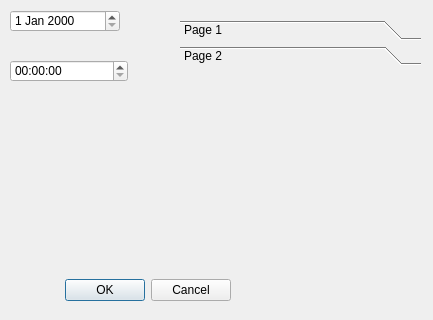
<?xml version="1.0" encoding="UTF-8"?>
<ui version="4.0">
 <class>Dialog</class>
 <widget class="QDialog" name="Dialog">
  <property name="geometry">
   <rect>
    <x>0</x>
    <y>0</y>
    <width>433</width>
    <height>320</height>
   </rect>
  </property>
  <property name="windowTitle">
   <string>Dialog</string>
  </property>
  <widget class="QDialogButtonBox" name="buttonBox">
   <property name="geometry">
    <rect>
     <x>10</x>
     <y>270</y>
     <width>221</width>
     <height>41</height>
    </rect>
   </property>
   <property name="orientation">
    <enum>Qt::Horizontal</enum>
   </property>
   <property name="standardButtons">
    <set>QDialogButtonBox::Cancel|QDialogButtonBox::Ok</set>
   </property>
  </widget>
  <widget class="QTimeEdit" name="timeEdit">
   <property name="geometry">
    <rect>
     <x>10</x>
     <y>60</y>
     <width>118</width>
     <height>22</height>
    </rect>
   </property>
  </widget>
  <widget class="QDateEdit" name="dateEdit">
   <property name="geometry">
    <rect>
     <x>10</x>
     <y>10</y>
     <width>110</width>
     <height>22</height>
    </rect>
   </property>
  </widget>
  <widget class="QToolBox" name="toolBox">
   <property name="geometry">
    <rect>
     <x>180</x>
     <y>20</y>
     <width>241</width>
     <height>71</height>
    </rect>
   </property>
   <property name="currentIndex">
    <number>1</number>
   </property>
   <widget class="QWidget" name="page">
    <property name="geometry">
     <rect>
      <x>0</x>
      <y>0</y>
      <width>241</width>
      <height>19</height>
     </rect>
    </property>
    <attribute name="label">
     <string>Page 1</string>
    </attribute>
   </widget>
   <widget class="QWidget" name="page_2">
    <property name="geometry">
     <rect>
      <x>0</x>
      <y>0</y>
      <width>241</width>
      <height>19</height>
     </rect>
    </property>
    <attribute name="label">
     <string>Page 2</string>
    </attribute>
   </widget>
  </widget>
 </widget>
 <resources/>
 <connections>
  <connection>
   <sender>buttonBox</sender>
   <signal>accepted()</signal>
   <receiver>Dialog</receiver>
   <slot>accept()</slot>
   <hints>
    <hint type="sourcelabel">
     <x>248</x>
     <y>254</y>
    </hint>
    <hint type="destinationlabel">
     <x>157</x>
     <y>274</y>
    </hint>
   </hints>
  </connection>
  <connection>
   <sender>buttonBox</sender>
   <signal>rejected()</signal>
   <receiver>Dialog</receiver>
   <slot>reject()</slot>
   <hints>
    <hint type="sourcelabel">
     <x>316</x>
     <y>260</y>
    </hint>
    <hint type="destinationlabel">
     <x>286</x>
     <y>274</y>
    </hint>
   </hints>
  </connection>
 </connections>
</ui>
